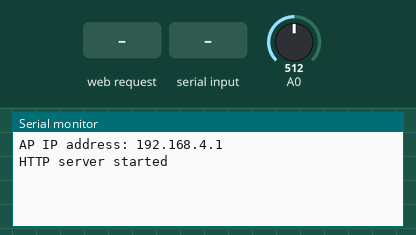
The sketch below on a simulated ESP8266 (NodeMCU). Parts: the last lines printed to the serial monitor. Inputs (shaded band) come from the test bench; at power-on: A0 = 512.

Above: at 1.2 s.
1.3 s: HTTP request GET /setmode?mode=getBattery received
At 1.7 s:
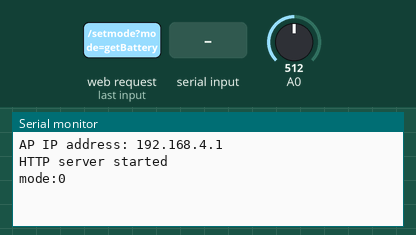
2.8 s: "getBattery\n" received over Serial
At 4.0 s:
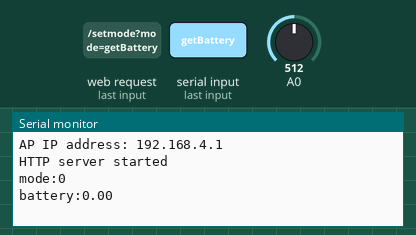
4.3 s: HTTP request GET /remote?command=getBattery received
At 5.2 s:
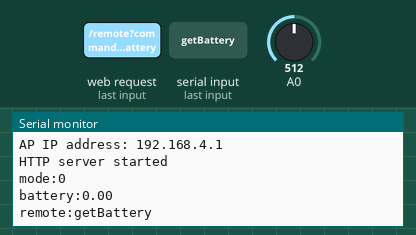
5.8 s: HTTP request GET /remote?command=1 received
At 6.3 s:
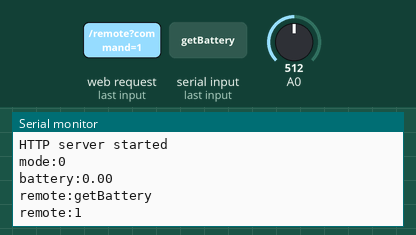
7.3 s: HTTP request GET /speed?mode=1&command=1&value=1 received
At 8.7 s:
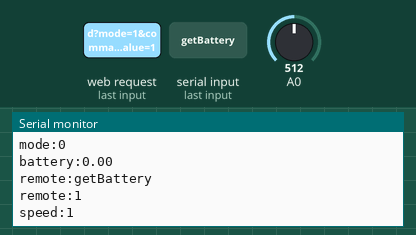

The sketch:

esp8266_code_for_gui.ino
```cpp
#include <ESP8266WiFi.h>
#include <ESP8266WebServer.h>
#include <WiFiClient.h>

const char* ssid = "Robot_Control_AP";
const char* password = "12345678";

ESP8266WebServer server(80);

// Battery parameters
const float VOLTAGE_MIN = 5.6;
const float VOLTAGE_MAX = 8.4;
const float DIVIDER_RATIO = 0.32; // For 100k+47k divider

// Robot status
int currentMode = 2;
int currentSpeed = 150;
String currentCommand = "stop";
String currentStatus = "Ready";
float batteryPercentage = 100.0;
unsigned long lastBatteryUpdate = 0;

// Function prototypes
void handleRoot();
void handleSetMode();
void handleRemoteControl();
void handleSpeed();
void handleStatus();
void checkBattery();

void setup() {
  Serial.begin(9600);
  pinMode(A0, INPUT);

  WiFi.softAP(ssid, password);

  Serial.println();
  Serial.print("AP IP address: ");
  Serial.println(WiFi.softAPIP());

  server.on("/", handleRoot);
  server.on("/setmode", handleSetMode);
  server.on("/remote", handleRemoteControl);
  server.on("/speed", handleSpeed);
  server.on("/status", handleStatus);

  server.begin();
  Serial.println("HTTP server started");
}

void loop() {
  server.handleClient();

  if (millis() - lastBatteryUpdate > 1000) {
    checkBattery();
    lastBatteryUpdate = millis();
  }

  if (Serial.available()) {
    String input = Serial.readStringUntil('\n');
    input.trim();

    if (input == "getBattery") {
      Serial.print("battery:");
      Serial.println(batteryPercentage);
    }
  }
}

void checkBattery() {
  int adcValue = analogRead(A0);
  float voltage = adcValue * (1.0 / 1023.0);
  float batteryVoltage = voltage / DIVIDER_RATIO;

  batteryPercentage = ((batteryVoltage - VOLTAGE_MIN) / (VOLTAGE_MAX - VOLTAGE_MIN)) * 100.0;
  batteryPercentage = constrain(batteryPercentage, 0.0, 100.0);
}

void handleRoot() {
  String html = R"=====(
<!DOCTYPE html>
<html>
<head>
  <title>Robot Control Panel</title>
  <meta name="viewport" content="width=device-width, initial-scale=1.0">
  <style>
    :root {
      --primary: #4361ee;
      --secondary: #3f37c9;
      --success: #4cc9f0;
      --danger: #f72585;
      --warning: #f8961e;
      --info: #4895ef;
      --light: #f8f9fa;
      --dark: #212529;
    }

    body {
      font-family: 'Poppins', sans-serif;
      background: linear-gradient(135deg, #f5f7fa 0%, #c3cfe2 100%);
      margin: 0;
      padding: 0;
      min-height: 100vh;
    }

    .container {
      max-width: 1000px;
      margin: 20px auto;
      background: white;
      border-radius: 15px;
      box-shadow: 0 10px 30px rgba(0,0,0,0.1);
      overflow: hidden;
    }

    .header {
      background: linear-gradient(to right, var(--primary), var(--secondary));
      color: white;
      padding: 25px;
      text-align: center;
      position: relative;
    }

    .header h1 {
      margin: 0;
      font-size: 28px;
      font-weight: 600;
    }

    .tabs {
      display: flex;
      background: var(--light);
      border-bottom: 1px solid #dee2e6;
    }

    .tab {
      padding: 15px 25px;
      cursor: pointer;
      font-weight: 500;
      color: var(--dark);
      transition: all 0.3s ease;
      border-bottom: 3px solid transparent;
    }

    .tab.active {
      color: var(--primary);
      border-bottom: 3px solid var(--primary);
      background: rgba(67, 97, 238, 0.05);
    }

    .tab:hover {
      background: rgba(67, 97, 238, 0.1);
    }

    .tab-content {
      display: none;
      padding: 25px;
      animation: fadeIn 0.5s ease;
    }

    @keyframes fadeIn {
      from { opacity: 0; transform: translateY(10px); }
      to { opacity: 1; transform: translateY(0); }
    }

    .tab-content.active {
      display: block;
    }

    .mode-btn {
      display: block;
      width: 100%;
      padding: 15px;
      margin: 10px 0;
      background: linear-gradient(to right, var(--primary), var(--secondary));
      color: white;
      border: none;
      border-radius: 8px;
      font-size: 16px;
      font-weight: 500;
      cursor: pointer;
      transition: all 0.3s ease;
      box-shadow: 0 4px 6px rgba(0,0,0,0.1);
    }

    .mode-btn:hover {
      transform: translateY(-2px);
      box-shadow: 0 6px 10px rgba(0,0,0,0.15);
    }

    .control-btn {
      padding: 15px;
      margin: 5px;
      background: linear-gradient(to right, var(--success), var(--info));
      color: white;
      border: none;
      border-radius: 8px;
      font-size: 16px;
      font-weight: 500;
      cursor: pointer;
      transition: all 0.3s ease;
      width: 100px;
      box-shadow: 0 4px 6px rgba(0,0,0,0.1);
    }

    .control-btn:hover {
      transform: translateY(-2px);
      box-shadow: 0 6px 10px rgba(0,0,0,0.15);
    }

    .stop-btn {
      background: linear-gradient(to right, var(--danger), var(--warning));
    }

    .control-pad {
      display: grid;
      grid-template-columns: 1fr 1fr 1fr;
      gap: 10px;
      margin: 20px 0;
    }

    .speed-control {
      margin: 20px 0;
    }

    .speed-control label {
      display: block;
      margin-bottom: 8px;
      font-weight: 500;
      color: var(--dark);
    }

    .speed-control input[type="range"] {
      width: 100%;
      height: 8px;
      -webkit-appearance: none;
      background: linear-gradient(to right, var(--primary), var(--secondary));
      border-radius: 4px;
      outline: none;
    }

    .speed-control input[type="range"]::-webkit-slider-thumb {
      -webkit-appearance: none;
      width: 20px;
      height: 20px;
      background: white;
      border-radius: 50%;
      border: 2px solid var(--primary);
      cursor: pointer;
    }

    .status-panel {
      background: var(--light);
      padding: 20px;
      border-radius: 10px;
      margin-top: 20px;
      box-shadow: 0 4px 6px rgba(0,0,0,0.05);
    }

    .status-item {
      margin: 10px 0;
      display: flex;
      align-items: center;
    }

    .status-label {
      font-weight: 600;
      color: var(--dark);
      min-width: 150px;
    }

    .status-value {
      font-weight: 500;
      color: var(--primary);
    }

    .battery-indicator {
      position: absolute;
      top: 20px;
      right: 20px;
      display: flex;
      align-items: center;
      background: rgba(255,255,255,0.2);
      padding: 5px 10px;
      border-radius: 20px;
      backdrop-filter: blur(5px);
    }

    .battery-icon {
      width: 30px;
      height: 15px;
      border: 2px solid white;
      border-radius: 3px;
      margin-right: 8px;
      position: relative;
      overflow: hidden;
    }

    .battery-level {
      height: 100%;
      background: white;
      border-radius: 1px;
      transition: width 0.5s ease;
    }

    .battery-percent {
      font-size: 14px;
      font-weight: 600;
      color: white;
    }

    .battery-tip {
      position: absolute;
      right: -5px;
      top: 4px;
      width: 3px;
      height: 7px;
      background: white;
      border-radius: 0 2px 2px 0;
    }

    @media (max-width: 768px) {
      .container {
        margin: 10px;
        border-radius: 10px;
      }

      .header {
        padding: 20px 15px;
      }

      .header h1 {
        font-size: 22px;
      }

      .tab {
        padding: 12px 15px;
        font-size: 14px;
      }

      .tab-content {
        padding: 15px;
      }

      .control-btn {
        width: 80px;
        padding: 12px;
        font-size: 14px;
      }

      .battery-indicator {
        top: 15px;
        right: 15px;
        padding: 4px 8px;
      }
    }
  </style>
  <link href="https://fonts.googleapis.com/css2?family=Poppins:wght@400;500;600&display=swap" rel="stylesheet">
  <link rel="stylesheet" href="https://cdnjs.cloudflare.com/ajax/libs/font-awesome/5.15.3/css/all.min.css">
</head>
<body>
  <div class="container">
    <div class="header">
      <h1>Autonomous Robot Controller</h1>
      <div class="battery-indicator">
        <div class="battery-icon">
          <div class="battery-level" id="battery-level" style="width: 100%"></div>
          <div class="battery-tip"></div>
        </div>
        <span class="battery-percent" id="battery-percent">100%</span>
      </div>
    </div>

    <div class="tabs">
      <div class="tab active" onclick="switchTab('mode-tab')">Modes</div>
      <div class="tab" onclick="switchTab('remote-tab')">Remote</div>
      <div class="tab" onclick="switchTab('status-tab')">Status</div>
    </div>

    <div id="mode-tab" class="tab-content active">
      <h2 style="color: var(--primary); margin-top: 0;">Operation Modes</h2>
      <div class="speed-control">
        <label for="global-speed">Global Speed: <span id="global-speed-value">150</span></label>
        <input type="range" id="global-speed" min="0" max="255" value="150" oninput="updateGlobalSpeed(this.value)">
      </div>

      <button class="mode-btn" onclick="setMode(1)">
        <i class="fas fa-robot"></i> Obstacle Avoiding
      </button>
      <button class="mode-btn" onclick="setMode(2)">
        <i class="fas fa-road"></i> Line Follower
      </button>
      <button class="mode-btn" onclick="setMode(3)">
        <i class="fas fa-project-diagram"></i> Line + Obstacle
      </button>
      <button class="mode-btn" onclick="setMode(4)">
        <i class="fas fa-hand-paper"></i> Object Following
      </button>
      <button class="mode-btn" onclick="setMode(5)">
        <i class="fas fa-gamepad"></i> Remote Control
      </button>
      <button class="mode-btn" onclick="setMode(6)">
        <i class="fas fa-battery-full"></i> Battery Monitor
      </button>
    </div>

    <div id="remote-tab" class="tab-content">
      <h2 style="color: var(--primary); margin-top: 0;">Remote Control</h2>
      <div class="speed-control">
        <label for="speed">Control Speed: <span id="speed-value">150</span></label>
        <input type="range" id="speed" min="0" max="255" value="150" oninput="updateSpeed(this.value)">
      </div>

      <div class="control-pad">
        <div></div>
        <button class="control-btn" onmousedown="sendCommand('forward')" ontouchstart="sendCommand('forward')"
                onmouseup="sendCommand('stop')" ontouchend="sendCommand('stop')">
          <i class="fas fa-arrow-up"></i> Forward
        </button>
        <div></div>

        <button class="control-btn" onmousedown="sendCommand('left')" ontouchstart="sendCommand('left')"
                onmouseup="sendCommand('stop')" ontouchend="sendCommand('stop')">
          <i class="fas fa-arrow-left"></i> Left
        </button>
        <button class="control-btn stop-btn" onclick="sendCommand('stop')">
          <i class="fas fa-stop"></i> Stop
        </button>
        <button class="control-btn" onmousedown="sendCommand('right')" ontouchstart="sendCommand('right')"
                onmouseup="sendCommand('stop')" ontouchend="sendCommand('stop')">
          <i class="fas fa-arrow-right"></i> Right
        </button>

        <div></div>
        <button class="control-btn" onmousedown="sendCommand('backward')" ontouchstart="sendCommand('backward')"
                onmouseup="sendCommand('stop')" ontouchend="sendCommand('stop')">
          <i class="fas fa-arrow-down"></i> Backward
        </button>
        <div></div>
      </div>
    </div>

    <div id="status-tab" class="tab-content">
      <h2 style="color: var(--primary); margin-top: 0;">Robot Status</h2>
      <div class="status-panel">
        <div class="status-item">
          <span class="status-label">Current Mode:</span>
          <span class="status-value" id="current-mode">Line Follower</span>
        </div>
        <div class="status-item">
          <span class="status-label">Current Command:</span>
          <span class="status-value" id="current-cmd">None</span>
        </div>
        <div class="status-item">
          <span class="status-label">Current Speed:</span>
          <span class="status-value" id="current-spd">150</span>
        </div>
        <div class="status-item">
          <span class="status-label">Battery Level:</span>
          <span class="status-value" id="current-battery">100%</span>
        </div>
        <div class="status-item">
          <span class="status-label">System Status:</span>
          <span class="status-value" id="status-msg">Ready</span>
        </div>
      </div>
    </div>
  </div>

  <script>
    // Tab switching
    function switchTab(tabId) {
      document.querySelectorAll('.tab-content').forEach(tab => {
        tab.classList.remove('active');
      });
      document.getElementById(tabId).classList.add('active');

      document.querySelectorAll('.tab').forEach(tab => {
        tab.classList.remove('active');
      });
      event.currentTarget.classList.add('active');
    }

    // Mode selection
    function setMode(mode) {
      fetch('/setmode?mode=' + mode)
        .then(response => response.text())
        .then(text => {
          updateStatus();
          alert('Mode changed successfully!');
          if (mode === 5) {
            switchTab('remote-tab');
          }
        })
        .catch(err => {
          console.error('Error setting mode:', err);
        });
    }

    // Remote control commands
    function sendCommand(cmd) {
      fetch('/remote?command=' + cmd)
        .then(response => response.text())
        .then(text => {
          document.getElementById('current-cmd').textContent = cmd;
        })
        .catch(err => {
          console.error('Error sending command:', err);
        });
    }

    // Speed adjustment for remote mode
    function updateSpeed(speed) {
      document.getElementById('speed-value').textContent = speed;
      fetch('/speed?value=' + speed)
        .then(response => response.text())
        .catch(err => {
          console.error('Error updating speed:', err);
        });
    }

    // Global speed adjustment for all modes
    function updateGlobalSpeed(speed) {
      document.getElementById('global-speed-value').textContent = speed;
      fetch('/speed?value=' + speed)
        .then(response => response.text())
        .catch(err => {
          console.error('Error updating global speed:', err);
        });
    }

    // Update battery display
    function updateBatteryDisplay(percent) {
      const batteryLevel = document.getElementById('battery-level');
      const batteryPercent = document.getElementById('battery-percent');
      const batteryStatus = document.getElementById('current-battery');

      const roundedPercent = Math.round(percent);
      batteryLevel.style.width = percent + '%';
      batteryPercent.textContent = roundedPercent + '%';
      batteryStatus.textContent = roundedPercent + '%';

      // Change color based on level
      if (percent < 20) {
        batteryLevel.style.background = '#ff4757';
      } else if (percent < 40) {
        batteryLevel.style.background = '#ffa502';
      } else {
        batteryLevel.style.background = '#2ed573';
      }
    }

    // Update all status from server
    function updateStatus() {
      fetch('/status')
        .then(response => response.json())
        .then(data => {
          document.getElementById('current-mode').textContent = getModeName(data.mode);
          document.getElementById('current-cmd').textContent = data.command || 'None';
          document.getElementById('current-spd').textContent = data.speed;
          document.getElementById('status-msg').textContent = data.status;
          updateBatteryDisplay(data.battery);
        })
        .catch(err => {
          console.error('Error fetching status:', err);
        });
    }

    function getModeName(mode) {
      const modes = {
        1: 'Obstacle Avoiding',
        2: 'Line Follower',
        3: 'Line + Obstacle',
        4: 'Object Following',
        5: 'Remote Control',
        6: 'Battery Monitor'
      };
      return modes[mode] || 'Unknown';
    }

    // Keyboard controls
    document.addEventListener('keydown', (e) => {
      switch(e.key) {
        case 'ArrowUp': sendCommand('forward'); break;
        case 'ArrowDown': sendCommand('backward'); break;
        case 'ArrowLeft': sendCommand('left'); break;
        case 'ArrowRight': sendCommand('right'); break;
        case ' ': sendCommand('stop'); break;
      }
    });

    document.addEventListener('keyup', (e) => {
      if (['ArrowUp', 'ArrowDown', 'ArrowLeft', 'ArrowRight'].includes(e.key)) {
        sendCommand('stop');
      }
    });

    // Update status every 2 seconds
    setInterval(updateStatus, 2000);
    // Initial update
    updateStatus();
  </script>
</body>
</html>
)=====";

  server.send(200, "text/html", html);
}

void handleSetMode() {
  if (server.hasArg("mode")) {
    currentMode = server.arg("mode").toInt();
    Serial.print("mode:");
    Serial.println(currentMode);

    switch(currentMode) {
      case 1: currentStatus = "Obstacle Avoiding"; break;
      case 2: currentStatus = "Line Follower"; break;
      case 3: currentStatus = "Line + Obstacle"; break;
      case 4: currentStatus = "Object Following"; break;
      case 5: currentStatus = "Remote Control"; break;
      case 6: currentStatus = "Battery Monitoring"; break;
      default: currentStatus = "Unknown Mode"; break;
    }

    server.send(200, "text/plain", "Mode set to " + String(currentMode));
  } else {
    server.send(400, "text/plain", "Missing mode parameter");
  }
}

void handleRemoteControl() {
  if (server.hasArg("command")) {
    currentCommand = server.arg("command");
    Serial.print("remote:");
    Serial.println(currentCommand);
    server.send(200, "text/plain", "Command received: " + currentCommand);
  } else {
    server.send(400, "text/plain", "Missing command parameter");
  }
}

void handleSpeed() {
  if (server.hasArg("value")) {
    currentSpeed = server.arg("value").toInt();
    Serial.print("speed:");
    Serial.println(currentSpeed);
    server.send(200, "text/plain", "Speed set to " + String(currentSpeed));
  } else {
    server.send(400, "text/plain", "Missing speed value");
  }
}

void handleStatus() {
  String status = "{";
  status += "\"mode\":" + String(currentMode) + ",";
  status += "\"command\":\"" + currentCommand + "\",";
  status += "\"speed\":" + String(currentSpeed) + ",";
  status += "\"status\":\"" + currentStatus + "\",";
  status += "\"battery\":" + String(batteryPercentage);
  status += "}";

  server.send(200, "application/json", status);
}
```

Measured:
- after the input at 1.3 s, the serial monitor: prints a new line at once (image 1)
- after the input at 2.8 s, the serial monitor: prints a new line at once (image 2)
- after the input at 4.3 s, the serial monitor: prints a new line at once (image 3)
- after the input at 5.8 s, the serial monitor: prints a new line at once (image 4)
- after the input at 7.3 s, the serial monitor: prints a new line at once (image 5)
